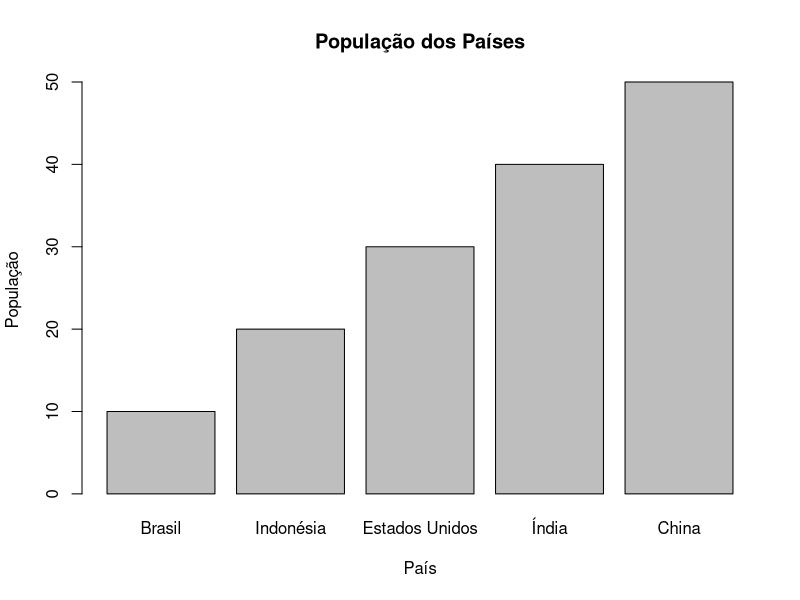

Recreate this plot in R.
## ---- chunk 1

knitr::opts_chunk$set(
 
  collapse = TRUE,

  comment  = "#>",

  class.source = "watch-out",

  fig.height = 10,

  fig.width = 10,

  fig.align = "center"

)

require(tidyverse)
require(dplyr)
## ---- chunk 2
x1 <- c("Dec", "Apr", "Jan", "Mar")
typeof(x1)
## ---- chunk 3
        x2 <- c("Dec", "Apr", "Jam", "Mar")
## ---- chunk 4
        sort(x1)
## ---- chunk 5
(month_levels = month.abb)
(y1 <- factor(x1, levels = month_levels))
sort(y1)
levels(y1)
## ---- chunk 6
factor(x1)
## ---- chunk 7
y2 <- factor(x2, levels = month_levels)
y2
## ---- chunk 8
forcats::fct(x1)
forcats::fct(x1, levels = month_levels)
## ---- chunk 9
# Criando um fator com os meses 
meses_ordenados = factor(month.abb,levels = month.abb)
meses_ordenados
# Reordenando os níveis para iniciar com "Domingo"
meses_reordenados <- fct_relevel(meses_ordenados, "Dec")
meses_reordenados
## ---- chunk 10
frutas <- factor(c("Maçã", "Banana", "Laranja", "Pera", "Uva", "Banana", "Banana", "Laranja", "Maçã", "Maçã"))

# Reordenando os níveis com base na frequência
frutas_reordenadas <- forcats::fct_infreq(frutas)

# Verificando os níveis reordenados
levels(frutas_reordenadas)
table(frutas)
## ---- chunk 11
frutas <- factor(c("Maçã", "Banana", "Laranja", "Pera", "Uva", "Banana", "Banana", "Laranja", "Maçã", "Maçã"))

forcats::fct_inorder(frutas)

## ---- chunk 12
library(forcats)

# Exemplo de dados com nomes de países e suas populações
paises <- c("Brasil", "China", "Estados Unidos", "Índia", "Indonésia")
populacao <- c(10, 50, 30, 40, 20)
factor(paises)
# Criando um fator ordenado com os países, ordenados pela população
paises_ord <- forcats::fct_reorder(factor(paises), populacao)
paises_ord
# Plotando um gráfico de barras da população dos países
barplot(sort(populacao), names.arg = levels(paises_ord), xlab = "País", ylab = "População", main = "População dos Países")

## ---- chunk 13

produtos <- c("Produto A", "Produto B", "Produto C", "Produto D")
vendas <- c(1500, 2000, 1200, 1800)  # Total de vendas por produto
regiao <- c("Norte", "Sul", "Leste", "Oeste")  # Regiões fictícias
produto_regiao <- expand.grid(Produto = produtos, Regiao = regiao)
produto_regiao$Vendas <- sample(vendas, nrow(produto_regiao), replace = TRUE)

produto_regiao
factor(produtos)

produto_regiao %>%  
  mutate(teste_fact = forcats::fct_reorder(factor(Produto),Vendas,.fun = mean,.desc = F)) %>% pull(teste_fact) %>% levels()

## ---- chunk 14
produto_regiao %>% 
  group_by(Produto) %>% 
  summarise(md = mean(Vendas)) %>% 
  arrange(md)
## ---- chunk 15
clima <- c("Ensolarado", "Chuvoso", "Nublado", "Ensolarado", "Chuvoso", "Nublado", "Chuvoso", "Nublado")

# Criando um fator com os dados do clima
clima_fator <- factor(clima)

# Recodificando os níveis do fator clima
clima_recodificado <- forcats::fct_recode(clima_fator,
                                           "Ensolarado/Parcialmente Ensolarado" = "Ensolarado",
                                           "Chuvoso/Chuva" = "Chuvoso",
                                           "Nublado/Nublado com Possibilidade de Chuva" = "Nublado")

# Verificando os níveis recodificados
levels(clima_recodificado)
